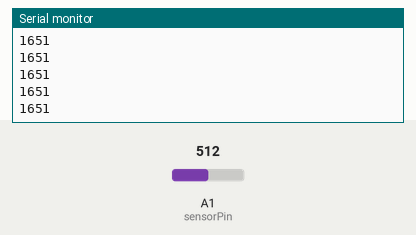
The sketch below on a simulated Teensy 4. On the bench: the last lines printed to the serial monitor. Inputs (shaded band) come from the test bench; at power-on: A1 (sensorPin) = 512 (analog values on the 0–1023 scale).

Above: at 1.2 s.
1.3 s: A1 (sensorPin) set to 716
At 2.3 s:
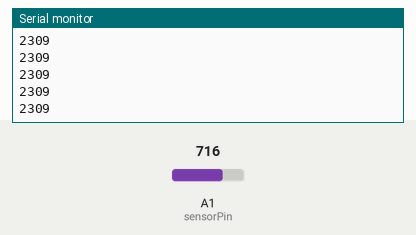
2.8 s: A1 (sensorPin) set to 900
At 3.3 s:
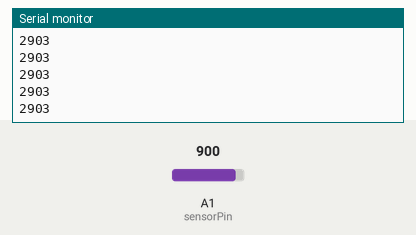
Timing chart, 0 to 5.8 s (numbered marks = the images above; inputs shaded):
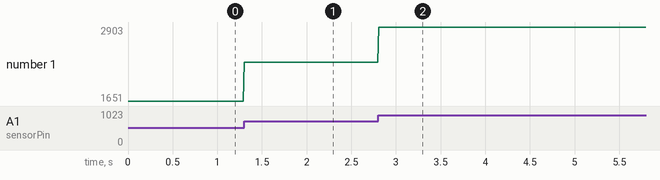

The sketch:

SimpleAnalogRead.ino
```cpp
int sensorPin = A1;
int val_bit = 0;
int val_voltaje = 0;

void setup() {
  // put your setup code here, to run once:
  Serial.begin(38400);
}

void loop() {
  // put your main code here, to run repeatedly:
  analogReadResolution(10);
  val_bit = analogRead(sensorPin);
  //Serial.print("El valor de lectura en bits es: ");
  //Serial.println(val_bit);
  val_voltaje = val_bit*3300/1023;
  //Serial.print("El valor de lectura en voltaje es: ");
  Serial.println(val_voltaje);
  delay(10);
  }
```

Measured:
- after the input at 1.3 s, the serial monitor: prints a new line at once (image 1)
- after the input at 2.8 s, the serial monitor: prints a new line at once (image 2)
- plotted number 1: 1651 → 2309 after the input at 1.3 s, 2309 → 2903 after the input at 2.8 s
